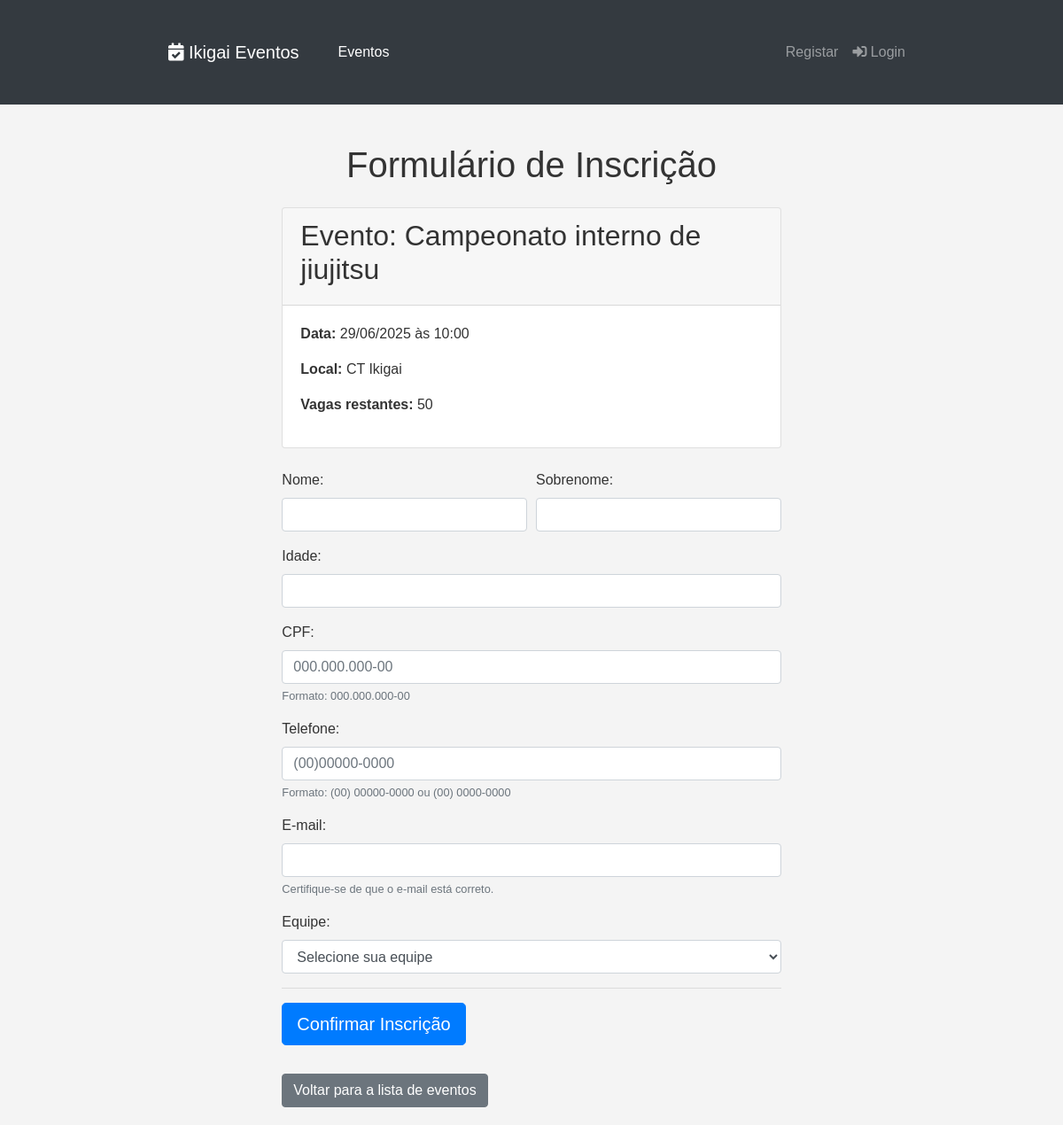
Screenshot of /inscrever/1 with the database file from the repository.
### app/models.py (models this page shows, shortened)
class Evento(db.Model):
    __tablename__ = 'eventos'
    id = db.Column(db.Integer, primary_key=True)
    nome_evento = db.Column(db.String(200), nullable=False)
    data_hora_evento = db.Column(db.DateTime, nullable=False)
    palestrante = db.Column(db.String(100))
    imagem_palestrante = db.Column(db.String(300), nullable=True) # URL para a imagem
    descricao = db.Column(db.Text)
    local_evento = db.Column(db.String(200))
    preco = db.Column(db.Float, default=0.0)
    numero_vagas = db.Column(db.Integer, nullable=False)
    inscricoes = db.relationship('Inscricao', backref='evento', lazy=True)

### app/routes.py (the view, shortened to what this page needs)
@public_bp.route('/inscrever/<int:evento_id>', methods=['GET', 'POST'])
def inscrever_evento(evento_id):
    evento = Evento.query.get_or_404(evento_id)
    equipes = Equipe.query.order_by(Equipe.nome_equipe).all()
    return render_template('inscrever_evento.html', evento=evento, equipes=equipes)

### app/templates/inscrever_evento.html (shortened to what this page needs)
{% extends "base.html" %}
{% block content %}
<div class="row">
    <div class="col-md-8 offset-md-2">
        <h1 class="mb-4">Formulário de Inscrição</h1>
        <div class="card mb-4">
            <div class="card-header">
                <h2>Evento: {{ evento.nome_evento }}</h2>
            </div>
            <div class="card-body">
                <p><strong>Data:</strong> {{ evento.data_hora_evento.strftime('%d/%m/%Y às %H:%M') }}</p>
                <p><strong>Local:</strong> {{ evento.local_evento }}</p>
                <p><strong>Vagas restantes:</strong> {{ evento.numero_vagas }}</p>
            </div>
        </div>
        {% if evento.numero_vagas > 0 %}
            <form method="POST" action="{{ url_for('public.inscrever_evento', evento_id=evento.id) }}">
                <div class="form-row">
                    <div class="form-group col-md-6">
                        <label for="nome_participante">Nome:</label>
                        <input type="text" class="form-control" id="nome_participante" name="nome_participante" required>
                    </div>
                    <div class="form-group col-md-6">
                        <label for="sobrenome_participante">Sobrenome:</label>
                        <input type="text" class="form-control" id="sobrenome_participante" name="sobrenome_participante" required>
                    </div>
                </div>
                <div class="form-group">
                    <label for="idade">Idade:</label>
                    <input type="number" class="form-control" id="idade" name="idade" min="1" required>
                </div>
                <div class="form-group">
                    <label for="cpf">CPF:</label>
                    <input type="text" class="form-control" id="cpf" name="cpf" pattern="\d{3}\.\d{3}\.\d{3}-\d{2}" placeholder="000.000.000-00" required>
                    <small class="form-text text-muted">Formato: 000.000.000-00</small>
                </div>
                <div class="form-group">
                    <label for="telefone">Telefone:</label>
                    <input type="tel" class="form-control" id="telefone" name="telefone"  placeholder="(00)00000-0000" required>
                    <small class="form-text text-muted">Formato: (00) 00000-0000 ou (00) 0000-0000</small>
                </div>
                <div class="form-group">
                    <label for="email">E-mail:</label>
                    <input type="email" class="form-control" id="email" name="email" required>
                    <small class="form-text text-muted">Certifique-se de que o e-mail está correto.</small>
                </div>
                <div class="form-group">
                    <label for="equipe_id">Equipe:</label>
                    <select class="form-control" id="equipe_id" name="equipe_id" required>
                        <option value="">Selecione sua equipe</option>
                    </select>
                </div>
                <hr>
                <div class="form-group">
                    <button type="submit" class="btn btn-primary btn-lg">Confirmar Inscrição</button>
                </div>
            </form>
        {% else %}
            <div class="alert alert-danger">Inscrições encerradas para este evento (vagas esgotadas).</div>
        {% endif %}
        <a href="{{ url_for('public.index') }}" class="btn btn-secondary mt-3">Voltar para a lista de eventos</a>
    </div>
</div>
{% endblock %}

### app/static/css/estilos_publicos.css (style rules this page uses)
body { font-family: sans-serif; margin: 0; background-color: #f4f4f4; color: #333; }
h1 { color: #333; text-align: center; }

### rows the page displays
Evento: nome_evento "Campeonato interno de jiujitsu", data_hora_evento "29/06/2025 às 10:00", local_evento "CT Ikigai", numero_vagas "50"
